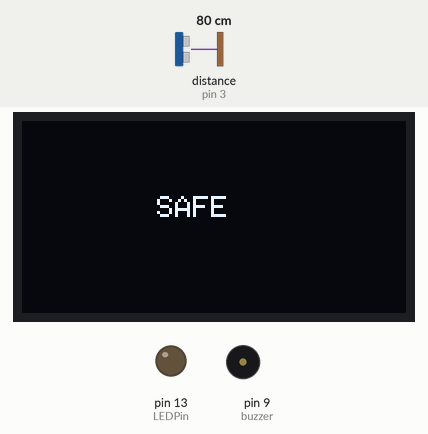
The sketch below on a simulated Arduino Uno, built with avr-gcc and run on an emulated ATmega328P. Parts: 128×64 one-colour display, output pins drawn as LEDs (lit = HIGH), buzzer (waves = sounding). Wiring (from diagram.json): ultrasonic range finder: trigger pin 2; echo pin 3. Inputs (shaded band) come from the test bench; at power-on: distance to the obstacle (sensor on pin 3) 80 cm. The echo pulse lasts 58.3 µs per cm; pins used as bus, display or sensor lines are not drawn; what the sketch prints to the serial monitor is not drawn.

Above: at 1.2 s.
1.3 s: distance to the obstacle (sensor on pin 3) set to 56 cm
2.8 s: distance to the obstacle (sensor on pin 3) set to 47 cm
At 5.7 s:
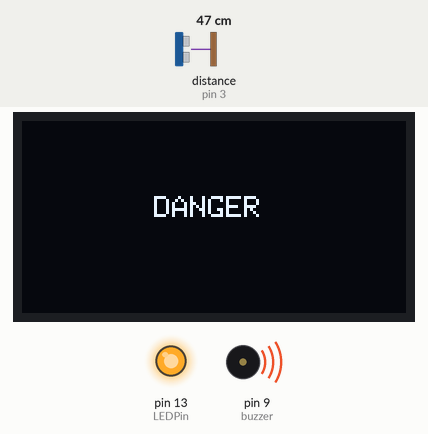
5.8 s: distance to the obstacle (sensor on pin 3) set to 60 cm
At 7.7 s:
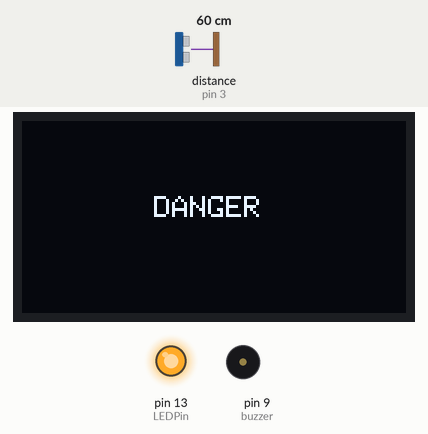
8.8 s: distance to the obstacle (sensor on pin 3) set to 2 cm
At 11.7 s:
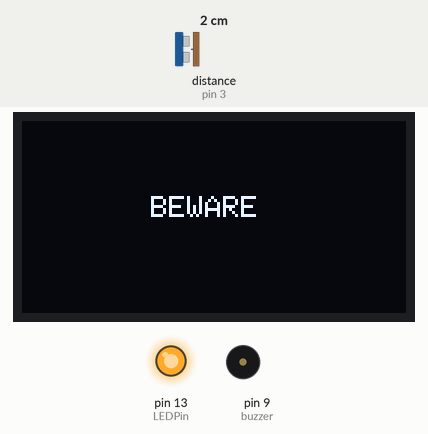
11.8 s: distance to the obstacle (sensor on pin 3) set to 120 cm
At 13.1 s:
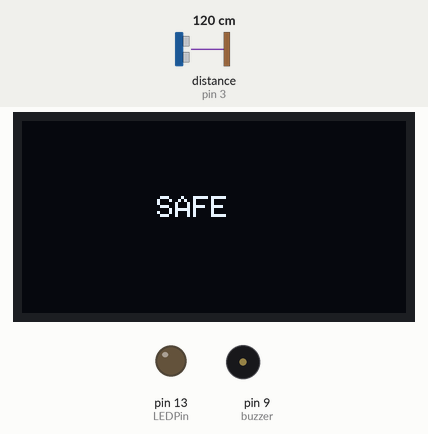
Timing chart, 0 to 14.8 s (numbered marks = the images above; inputs shaded):
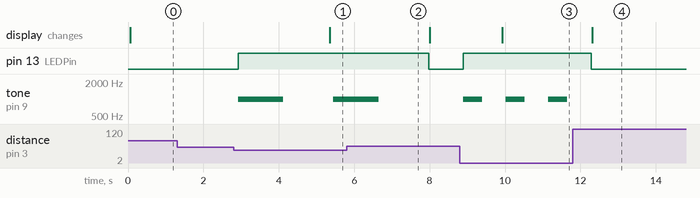

The sketch:

car_parking_sensor.ino
```cpp
/* Car parking sensor*/
#include <Wire.h>
#include <Adafruit_SSD1306.h>

#define echoPin 3 // Echo Pin
#define trigPin 2 // Trigger Pin
#define LEDPin 13 // LED
Adafruit_SSD1306 display(128, 64, &Wire, -1); //display

const int buzzer = 9;
int maximumRange = 50;
int beware = 20;
long duration, distance;

void setup() {
    Serial.begin (9600);
    pinMode(trigPin, OUTPUT);
    pinMode(echoPin, INPUT);
    pinMode(LEDPin, OUTPUT);
  //Sound
    pinMode(buzzer, OUTPUT);
  //display
    display.begin(SSD1306_SWITCHCAPVCC, 0x3c);
    display.setTextColor(SSD1306_WHITE);
    }

void loop() {
    digitalWrite(trigPin, LOW);
    delayMicroseconds(2);
    digitalWrite(trigPin, HIGH);
    delayMicroseconds(10);
    digitalWrite(trigPin, LOW);
    duration = pulseIn(echoPin, HIGH);
    distance = duration / 58.2;

  // START BEWARE
    if (distance <= beware) {
    //0-30
    digitalWrite(LEDPin, HIGH);
    //Sound
    tone(buzzer, 1000);
    delay(500);
    noTone(buzzer);
    delay(500);        // ...for 1sec
      //display
        display.clearDisplay();
        display.setCursor(43, 25);
        display.print("BEWARE");
        display.display();
    }

  //BEWARE
    else if (beware < distance && distance <= 30) {
    digitalWrite(LEDPin, HIGH);
    //Sound
    tone(buzzer, 1000);
    delay(900);
    noTone(buzzer);
    delay(900);
      //display
        display.clearDisplay();
        display.setCursor(44, 25);
        display.print("DANGER");
        display.display();
    }

  //DANGER
    else if (30 < distance && distance <= 40) {
    digitalWrite(LEDPin, HIGH);
    //Sound
    tone(buzzer, 1000);
    delay(800);
    noTone(buzzer);
    delay(800);
      //display
        display.clearDisplay();
        display.setCursor(44, 25);
        display.print("DANGER");
        display.display();
    }

  //DANGER
    else if (40 < distance && distance <= maximumRange) {
    digitalWrite(LEDPin, HIGH);
    //Sound
    tone(buzzer, 1000);
    delay(1200);
    noTone(buzzer);
    delay(1200);
      //display
        display.clearDisplay();
        display.setCursor(44, 25);
        display.print("DANGER");
        display.display();
    }

  //SAFE
    else {
    Serial.println(distance);
    digitalWrite(LEDPin, LOW);
      //display
        display.clearDisplay();
        display.setCursor(45, 25);
        display.print("SAFE");
        display.display();
    }
    delay(100);
}
```

Measured:
- the behaviour switches between 51 and 50 cm on distance to the obstacle (sensor on pin 3) (found by bisection; images 0 and 1)
- after the input at 1.3 s, every drawn part: stays the same
- after the input at 2.8 s, pin 13 (LEDPin): LOW → HIGH after 0.12 s; tone on pin 9 (buzzer): silent → 1000 Hz after 0.12 s, → silent 1.2 s later, → 1000 Hz 1.3 s later; the display: changes after 2.5 s (image 1)
- after the input at 5.8 s, pin 13 (LEDPin): HIGH → LOW after 2.2 s; tone on pin 9 (buzzer): goes on until 6.7 s, then stays silent
- after the input at 8.8 s, pin 13 (LEDPin): LOW → HIGH after 0.09 s; tone on pin 9 (buzzer): alternates 1000 Hz for 0.50 s and silent for 0.63 s, starting after 0.09 s; the display: changes after 1.1 s (image 3)
- after the input at 11.8 s, pin 13 (LEDPin): HIGH → LOW after 0.48 s; tone on pin 9 (buzzer): stops changing and stays silent; the display: changes after 0.51 s (image 4)
